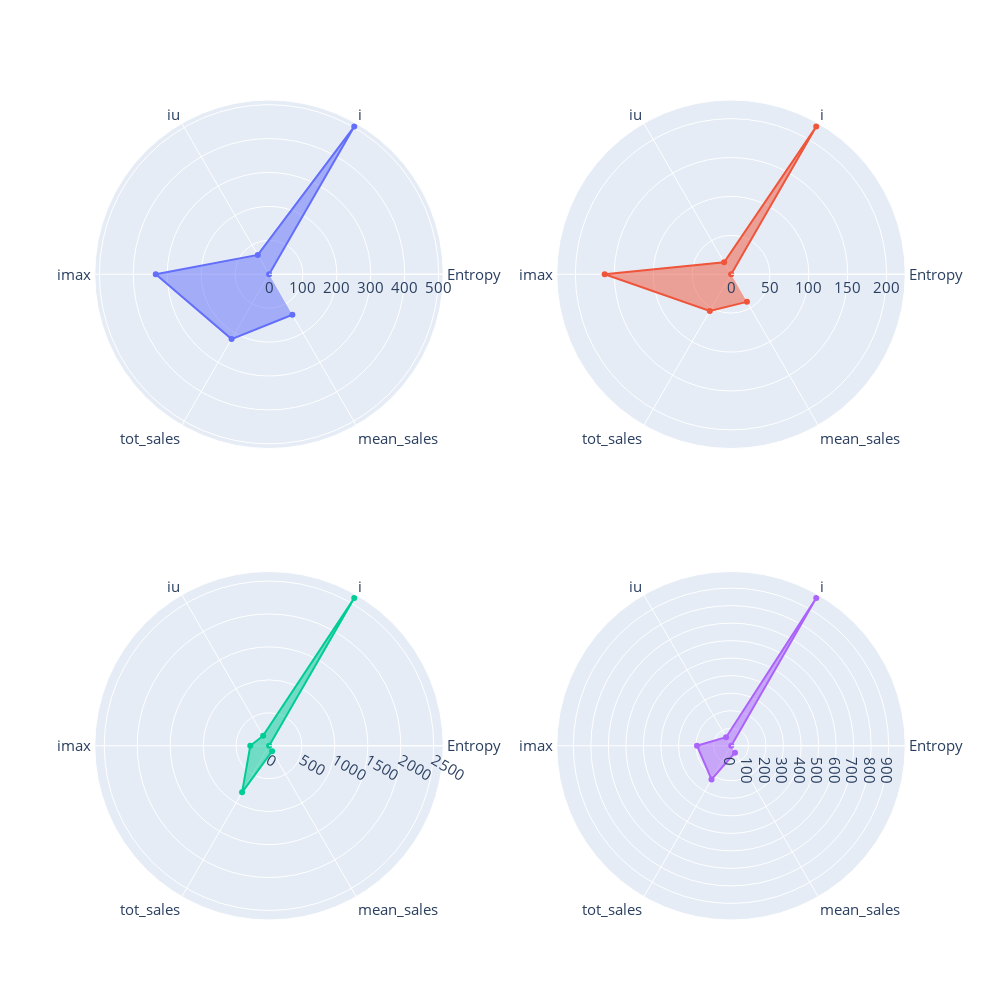

Notebook cell for this chart:
### Code cell
fig = make_subplots(rows=2, cols=2, specs=[[{'type': 'polar'}]*2]*2)

fig.add_trace(go.Scatterpolar(
        r = centers[0],
        theta=ind_no_outlier.columns,
        fill='toself'
    ), 1, 1)
fig.add_trace(go.Scatterpolar(
        r = centers[1],
        theta=ind_no_outlier.columns,
        fill='toself'
    ), 1, 2)
fig.add_trace(go.Scatterpolar(
        r = centers[2],
        theta=ind_no_outlier.columns,
        fill='toself'
    ), 2, 1)
fig.add_trace(go.Scatterpolar(
        r = centers[3],
        theta=ind_no_outlier.columns,
        fill='toself'
    ), 2, 2)

fig.update_layout(height=1000, width=1000,
  polar=dict(
    radialaxis=dict(
      visible=True
    ),
  ),
  showlegend=False,
  font=dict(
      size=15
  )
)

fig.show()

### Figure 1 — Plotly figure (JSON) as saved in the notebook; plotly's stock layout.template omitted (floating-point values rounded to 4 significant figures)
{"data": [{"fill": "toself", "r": [0.395, 502.6, 65.93, 333.8, 220.7, 137.9], "subplot": "polar", "theta": ["Entropy", "i", "iu", "imax", "tot_sales", "mean_sales"], "type": "scatterpolar"}, {"fill": "toself", "r": [0.2351, 219.1, 17.65, 162.4, 54.46, 40.96], "subplot": "polar2", "theta": ["Entropy", "i", "iu", "imax", "tot_sales", "mean_sales"], "type": "scatterpolar"}, {"fill": "toself", "r": [2.186, 2588.0, 176.6, 284.2, 817.0, 95.27], "subplot": "polar3", "theta": ["Entropy", "i", "iu", "imax", "tot_sales", "mean_sales"], "type": "scatterpolar"}, {"fill": "toself", "r": [1.522, 973.3, 56.09, 194.1, 222.5, 45.77], "subplot": "polar4", "theta": ["Entropy", "i", "iu", "imax", "tot_sales", "mean_sales"], "type": "scatterpolar"}], "layout": {"font": {"size": 15}, "height": 1000, "polar": {"angularaxis": {"type": "category"}, "domain": {"x": [0, 0.45], "y": [0.575, 1]}, "radialaxis": {"autorange": true, "range": [0, 513.7], "type": "linear", "visible": true}}, "polar2": {"angularaxis": {"type": "category"}, "domain": {"x": [0.55, 1], "y": [0.575, 1]}, "radialaxis": {"autorange": true, "range": [0, 224.0], "type": "linear"}}, "polar3": {"angularaxis": {"type": "category"}, "domain": {"x": [0, 0.45], "y": [0, 0.425]}, "radialaxis": {"autorange": true, "range": [0, 2645.0], "type": "linear"}}, "polar4": {"angularaxis": {"type": "category"}, "domain": {"x": [0.55, 1], "y": [0, 0.425]}, "radialaxis": {"autorange": true, "range": [0, 994.7], "type": "linear"}}, "showlegend": false, "width": 1000}}
